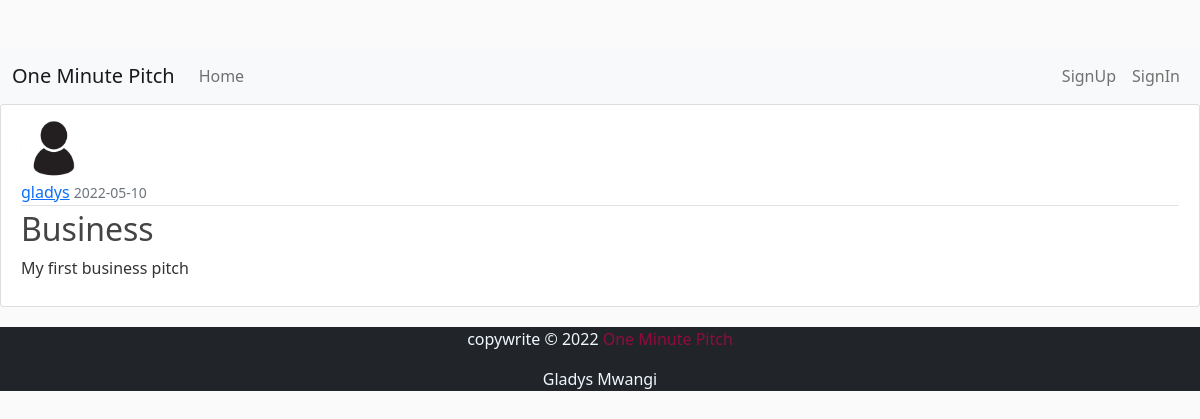
The app's page /pitch/1 with its own data.
### app/models.py (models this page shows, shortened)
class User(db.Model, UserMixin):
    __tablename__ = 'users'
    id = db.Column(db.Integer,primary_key = True)
    username = db.Column(db.String(255))
    email = db.Column(db.String(255),unique = True)
    image_file = db.Column(db.String(100), default='default.jpg')
    password = db.Column(db.String(255))
    pitches = db.relationship('Pitch', backref='author', lazy="dynamic")
    comments = db.relationship('Comment', backref='author', lazy="dynamic")
    likes = db.relationship('Like', backref='author', lazy="dynamic" )

class Pitch(db.Model):
    __tablename__ = 'pitches'
    id = db.Column(db.Integer, primary_key=True)
    title= db.Column(db.String(50))
    content = db.Column(db.String(300))
    category_id = db.Column(db.String)
    date_posted = db.Column(db.DateTime, default=datetime.utcnow)
    user_id = db.Column(db.Integer, db.ForeignKey("users.id", ondelete="CASCADE"))
    comments = db.relationship('Comment', backref='pitch', lazy="dynamic")
    likes = db.relationship('Like', backref='pitch', lazy="dynamic")

### app/views.py (the view)
@app.route("/pitch/<int:pitch_id>")
def allPitch(pitch_id):
    pitch = Pitch.query.get_or_404(pitch_id)
    return render_template('Allpitches.html', title=pitch.title, pitch=pitch)

### app/templates/Allpitches.html (shortened to what this page needs)
    {% extends "base.html" %}
    {% block content %}
    <article class="media content-section">
        <img class="rounded-circle article-img" src="{{ url_for('static', filename='profile_pics/' + pitch.author.image_file) }}">
        <div class="media-body">
        <div class="article-metadata">
            <a class="mr-2" href="#">{{ pitch.author.username }}</a>
            <small class="text-muted">{{ pitch.date_posted.strftime('%Y-%m-%d') }}</small>
        </div>
        <h2 class="article-title">{{ pitch.title }}</h2>
        <p class="article-content">{{ pitch.content }}</p>
        </div>
    </article>
    {% endblock content %}

### app/static/css/index.css (style rules this page uses)
body { background: #fafafa; color: #333333; margin-top: 3rem; }
h1, h2, h3, h4, h5, h6 { color: #0f0f0f; }
.content-section { background: #ffffff; padding: 10px 20px; border: 1px solid #dddddd; border-radius: 3px; margin-bottom: 20px; }
.article-title { color: #444444; }
.article-content { white-space: pre-line; }
.article-img { height: 65px; width: 65px; margin-right: 16px; }
.article-metadata { padding-bottom: 1px; margin-bottom: 4px; border-bottom: 1px solid #e3e3e3 }

### records on screen
User: image_file (placeholder picture), author.username "gladys"
Pitch: date_posted "2022-05-10", title "Business", content "My first business pitch"
